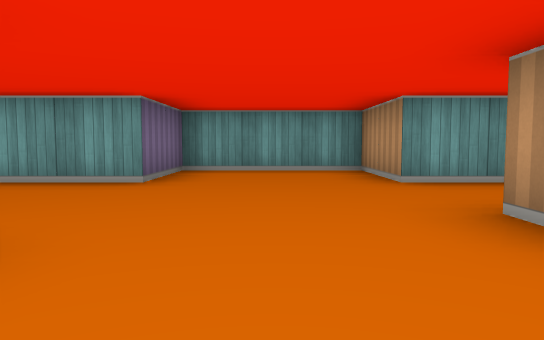
View 1 (above)

12 first-person views from a walk through a cub3D level. The camera is about half as high as the walls, tilts 4° down and sees 70° across. The floor is counted in squares. Each view is taken from the middle of a square. On the plan, view 1 faces up. The plan holds only what a view shows up to about 9 squares ahead; the rest is blank.

View 2
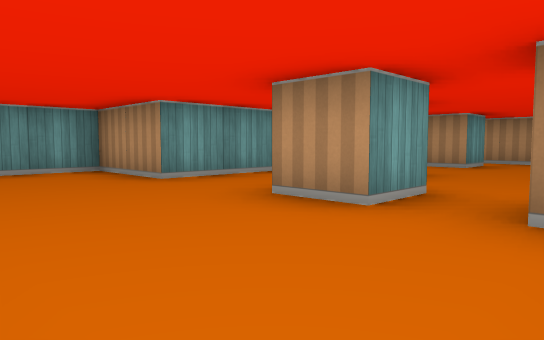

View 3
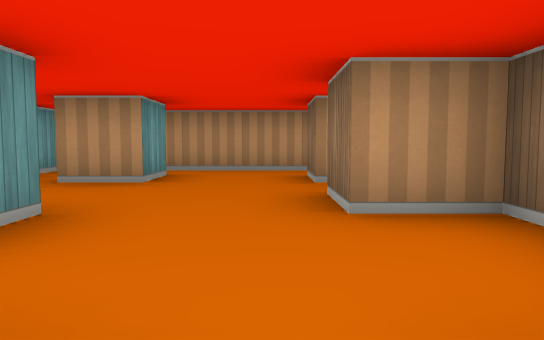

View 4
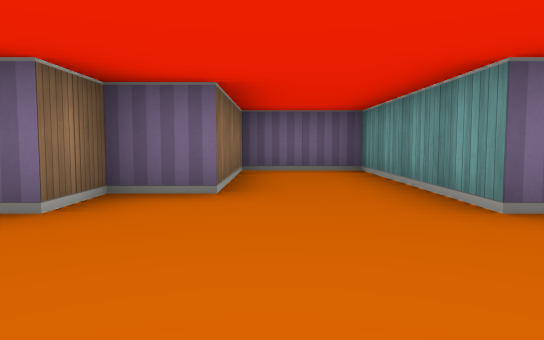

View 5
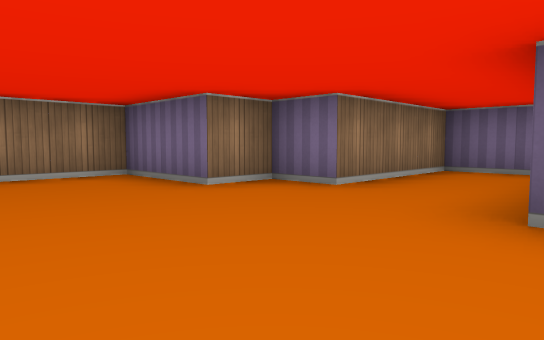

View 6
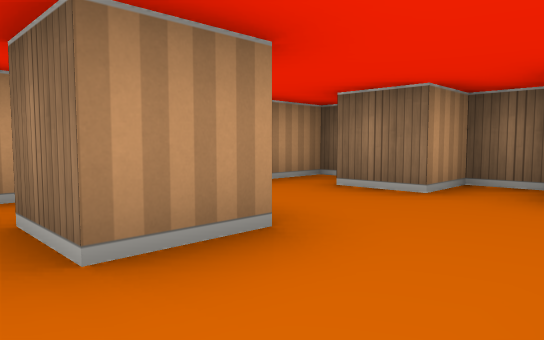

View 7
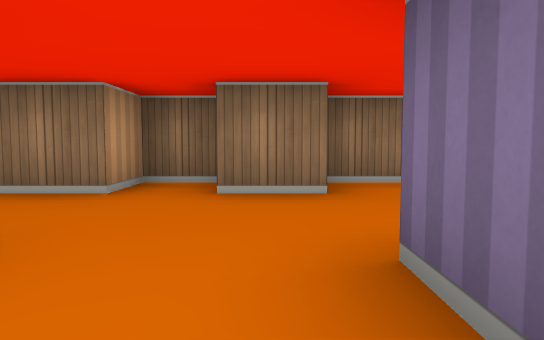

View 8
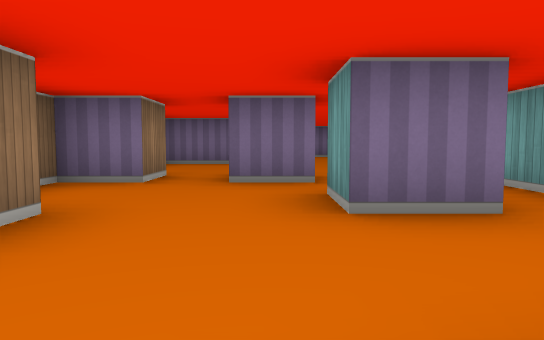

View 9
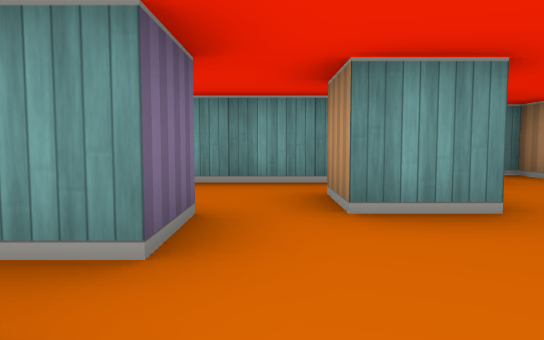

View 10
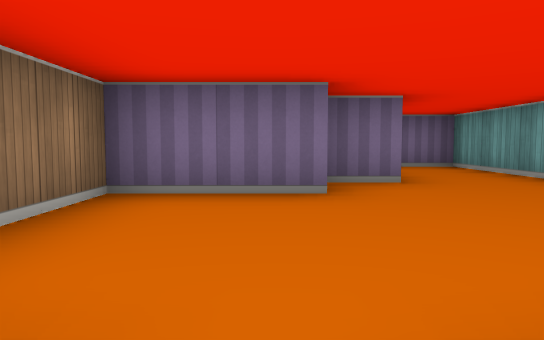

View 11
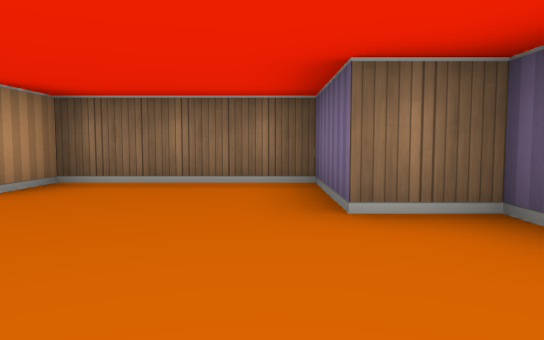

View 12
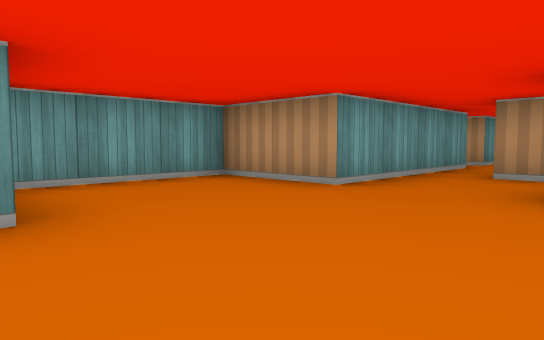

### Floor plan
Points are (right, up) in squares from view 1. A wall is a line through its corners. A room is listed if a view was taken in it or the views show most of it. See-through windows are left out.
Room 1 (views 1, 2, 3, 4, 5, 6, 7, 8, 9, 10, 11, 12)
walls: (2.5, 2.6) (2.5, 1.5) (1.5, 1.5) (1.5, 2.5); (4.5, 3.6) (4.5, 2.5) (3.5, 2.5) (3.5, 3.5); (5.5, 4.5) (1.5, 4.5) (1.5, 6.5) (-1.5, 6.5) (-1.5, 4.5) (-5.5, 4.5) (-5.5, 2.5) (-2.5, 2.5) (-2.5, 1.5) (-1.5, 1.5) (-1.5, -0.5) (1.5, -0.5) (1.5, 0.5) (2.5, 0.5) (2.5, -0.5) (4.5, -0.5) (4.5, 0.5) (5.5, 0.5); (5.6, -0.5) (6.5, -0.5) (6.5, 0.5) (7.5, 0.5); (7.5, 2.5) (6.5, 2.5) (6.5, 3.5) (7.5, 3.5); (8.4, 4.5) (6.5, 4.5) (6.5, 5.5); (8.5, -0.5) (8.5, 3.5)
ways out: opening at (8, 4)

Positions as (right, up) in squares from view 1, and headings:
1: (0, 0), facing up
2: (-1, 0), facing up-right
3: (2, 1), facing right
4: (1, 3), facing left
5: (1, 5), facing down-left
6: (5, 4), facing down-right
7: (5, 4), facing down
8: (7, 2), facing left
9: (3, 0), facing up
10: (2, 1), facing left
11: (-1, 4), facing down
12: (-2, 2), facing up-right
